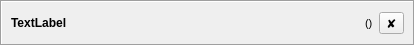
<?xml version="1.0" encoding="UTF-8"?>
<ui version="4.0">
 <class>roster_msg_box_stack</class>
 <widget class="QWidget" name="roster_msg_box_stack">
  <property name="geometry">
   <rect>
    <x>0</x>
    <y>0</y>
    <width>415</width>
    <height>46</height>
   </rect>
  </property>
  <property name="windowTitle">
   <string>Form</string>
  </property>
  <layout class="QVBoxLayout" name="verticalLayout">
   <property name="spacing">
    <number>0</number>
   </property>
   <property name="leftMargin">
    <number>0</number>
   </property>
   <property name="topMargin">
    <number>0</number>
   </property>
   <property name="rightMargin">
    <number>0</number>
   </property>
   <property name="bottomMargin">
    <number>0</number>
   </property>
   <item>
    <widget class="QFrame" name="frame">
     <property name="frameShape">
      <enum>QFrame::Box</enum>
     </property>
     <property name="frameShadow">
      <enum>QFrame::Sunken</enum>
     </property>
     <layout class="QVBoxLayout" name="verticalLayout_2">
      <item>
       <layout class="QHBoxLayout" name="horizontalLayout">
        <item>
         <widget class="QLabel" name="message_title">
          <property name="sizePolicy">
           <sizepolicy hsizetype="Ignored" vsizetype="Preferred">
            <horstretch>0</horstretch>
            <verstretch>0</verstretch>
           </sizepolicy>
          </property>
          <property name="font">
           <font>
            <weight>75</weight>
            <bold>true</bold>
           </font>
          </property>
          <property name="text">
           <string>TextLabel</string>
          </property>
          <property name="textInteractionFlags">
           <set>Qt::LinksAccessibleByMouse|Qt::TextSelectableByMouse</set>
          </property>
         </widget>
        </item>
        <item>
         <widget class="QLabel" name="message_counter">
          <property name="sizePolicy">
           <sizepolicy hsizetype="Fixed" vsizetype="Preferred">
            <horstretch>0</horstretch>
            <verstretch>0</verstretch>
           </sizepolicy>
          </property>
          <property name="font">
           <font>
            <pointsize>8</pointsize>
           </font>
          </property>
          <property name="text">
           <string>()</string>
          </property>
         </widget>
        </item>
        <item>
         <widget class="QToolButton" name="btn_dismiss">
          <property name="toolTip">
           <string>Dismiss this message</string>
          </property>
          <property name="text">
           <string>✘</string>
          </property>
         </widget>
        </item>
       </layout>
      </item>
     </layout>
    </widget>
   </item>
  </layout>
 </widget>
 <resources/>
 <connections/>
</ui>
